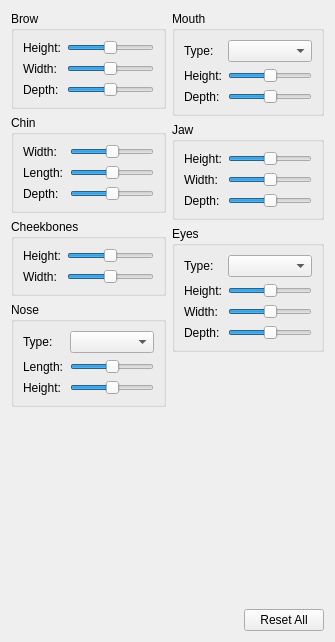
     <widget class="QWidget" name="tabFaceMorphs">
      <attribute name="title">
       <string>Face Morphs</string>
      </attribute>
      <layout class="QGridLayout" name="gridLayout_30" rowstretch="0,0,1">
       <item row="0" column="0" rowspan="2">
        <layout class="QVBoxLayout" name="verticalLayout_17">
         <item>
          <widget class="QGroupBox" name="groupBox_13">
           <property name="title">
            <string>Brow</string>
           </property>
           <layout class="QGridLayout" name="gridLayout_23">
            <item row="0" column="0">
             <widget class="QLabel" name="label_82">
              <property name="text">
               <string>Height:</string>
              </property>
              <property name="buddy">
               <cstring>faceMorphBrowHeight</cstring>
              </property>
             </widget>
            </item>
            <item row="0" column="1">
             <widget class="QSlider" name="faceMorphBrowHeight">
              <property name="minimum">
               <number>-1000</number>
              </property>
              <property name="maximum">
               <number>1000</number>
              </property>
              <property name="orientation">
               <enum>Qt::Horizontal</enum>
              </property>
             </widget>
            </item>
            <item row="1" column="0">
             <widget class="QLabel" name="label_83">
              <property name="text">
               <string>Width:</string>
              </property>
              <property name="buddy">
               <cstring>faceMorphBrowWidth</cstring>
              </property>
             </widget>
            </item>
            <item row="1" column="1">
             <widget class="QSlider" name="faceMorphBrowWidth">
              <property name="minimum">
               <number>-1000</number>
              </property>
              <property name="maximum">
               <number>1000</number>
              </property>
              <property name="orientation">
               <enum>Qt::Horizontal</enum>
              </property>
             </widget>
            </item>
            <item row="2" column="0">
             <widget class="QLabel" name="label_84">
              <property name="text">
               <string>Depth:</string>
              </property>
              <property name="buddy">
               <cstring>faceMorphBrowDepth</cstring>
              </property>
             </widget>
            </item>
            <item row="2" column="1">
             <widget class="QSlider" name="faceMorphBrowDepth">
              <property name="minimum">
               <number>-1000</number>
              </property>
              <property name="maximum">
               <number>1000</number>
              </property>
              <property name="orientation">
               <enum>Qt::Horizontal</enum>
              </property>
             </widget>
            </item>
           </layout>
          </widget>
         </item>
         <item>
          <widget class="QGroupBox" name="groupBox_14">
           <property name="title">
            <string>Chin</string>
           </property>
           <layout class="QGridLayout" name="gridLayout_24">
            <item row="0" column="0">
             <widget class="QLabel" name="label_85">
              <property name="text">
               <string>Width:</string>
              </property>
              <property name="buddy">
               <cstring>faceMorphChinWidth</cstring>
              </property>
             </widget>
            </item>
            <item row="0" column="1">
             <widget class="QSlider" name="faceMorphChinWidth">
              <property name="minimum">
               <number>-1000</number>
              </property>
              <property name="maximum">
               <number>1000</number>
              </property>
              <property name="orientation">
               <enum>Qt::Horizontal</enum>
              </property>
             </widget>
            </item>
            <item row="1" column="0">
             <widget class="QLabel" name="label_86">
              <property name="text">
               <string>Length:</string>
              </property>
              <property name="buddy">
               <cstring>faceMorphChinLength</cstring>
              </property>
             </widget>
            </item>
            <item row="1" column="1">
             <widget class="QSlider" name="faceMorphChinLength">
              <property name="minimum">
               <number>-1000</number>
              </property>
              <property name="maximum">
               <number>1000</number>
              </property>
              <property name="orientation">
               <enum>Qt::Horizontal</enum>
              </property>
             </widget>
            </item>
            <item row="2" column="0">
             <widget class="QLabel" name="label_87">
              <property name="text">
               <string>Depth:</string>
              </property>
              <property name="buddy">
               <cstring>faceMorphChinDepth</cstring>
              </property>
             </widget>
            </item>
            <item row="2" column="1">
             <widget class="QSlider" name="faceMorphChinDepth">
              <property name="minimum">
               <number>-1000</number>
              </property>
              <property name="maximum">
               <number>1000</number>
              </property>
              <property name="orientation">
               <enum>Qt::Horizontal</enum>
              </property>
             </widget>
            </item>
           </layout>
          </widget>
         </item>
         <item>
          <widget class="QGroupBox" name="groupBox_18">
           <property name="title">
            <string>Cheekbones</string>
           </property>
           <layout class="QGridLayout" name="gridLayout_28">
            <item row="0" column="0">
             <widget class="QLabel" name="label_98">
              <property name="text">
               <string>Height:</string>
              </property>
              <property name="buddy">
               <cstring>faceMorphCheekbonesHeight</cstring>
              </property>
             </widget>
            </item>
            <item row="0" column="1">
             <widget class="QSlider" name="faceMorphCheekbonesHeight">
              <property name="minimum">
               <number>-1000</number>
              </property>
              <property name="maximum">
               <number>1000</number>
              </property>
              <property name="orientation">
               <enum>Qt::Horizontal</enum>
              </property>
             </widget>
            </item>
            <item row="1" column="1">
             <widget class="QSlider" name="faceMorphCheekbonesWidth">
              <property name="minimum">
               <number>-1000</number>
              </property>
              <property name="maximum">
               <number>1000</number>
              </property>
              <property name="orientation">
               <enum>Qt::Horizontal</enum>
              </property>
             </widget>
            </item>
            <item row="1" column="0">
             <widget class="QLabel" name="label_99">
              <property name="text">
               <string>Width:</string>
              </property>
              <property name="buddy">
               <cstring>faceMorphCheekbonesWidth</cstring>
              </property>
             </widget>
            </item>
           </layout>
          </widget>
         </item>
         <item>
          <widget class="QGroupBox" name="groupBox_19">
           <property name="title">
            <string>Nose</string>
           </property>
           <layout class="QGridLayout" name="gridLayout_29">
            <item row="1" column="1">
             <widget class="QSlider" name="faceMorphNoseLength">
              <property name="minimum">
               <number>-1000</number>
              </property>
              <property name="maximum">
               <number>1000</number>
              </property>
              <property name="orientation">
               <enum>Qt::Horizontal</enum>
              </property>
             </widget>
            </item>
            <item row="2" column="0">
             <widget class="QLabel" name="label_101">
              <property name="text">
               <string>Height:</string>
              </property>
              <property name="buddy">
               <cstring>faceMorphNoseHeight</cstring>
              </property>
             </widget>
            </item>
            <item row="2" column="1">
             <widget class="QSlider" name="faceMorphNoseHeight">
              <property name="minimum">
               <number>-1000</number>
              </property>
              <property name="maximum">
               <number>1000</number>
              </property>
              <property name="orientation">
               <enum>Qt::Horizontal</enum>
              </property>
             </widget>
            </item>
            <item row="1" column="0">
             <widget class="QLabel" name="label_100">
              <property name="text">
               <string>Length:</string>
              </property>
              <property name="buddy">
               <cstring>faceMorphNoseLength</cstring>
              </property>
             </widget>
            </item>
            <item row="0" column="0">
             <widget class="QLabel" name="label_102">
              <property name="text">
               <string>Type:</string>
              </property>
              <property name="buddy">
               <cstring>faceMorphNoseIndex</cstring>
              </property>
             </widget>
            </item>
            <item row="0" column="1">
             <widget class="QComboBox" name="faceMorphNoseIndex">
              <property name="whatsThis">
               <string>&lt;p&gt;Choose a morph to use for this actor's nose.&lt;/p&gt;
&lt;p&gt;Morphs are defined in two places. The morph itself — the visual change applied to the character's facial geometry — is defined in the &quot;Chargen Morph&quot; file specified by the &quot;Face&quot; HeadPart. Additionally, the actor's Race form specifies — per sex — which of these morphs is actually enabled for use by actors.&lt;/p&gt;</string>
              </property>
             </widget>
            </item>
           </layout>
          </widget>
         </item>
        </layout>
       </item>
       <item row="0" column="1">
        <layout class="QVBoxLayout" name="verticalLayout_18">
         <item>
          <widget class="QGroupBox" name="groupBox_17">
           <property name="title">
            <string>Mouth</string>
           </property>
           <layout class="QGridLayout" name="gridLayout_27">
            <item row="0" column="0">
             <widget class="QLabel" name="label_95">
              <property name="text">
               <string>Type:</string>
              </property>
              <property name="buddy">
               <cstring>faceMorphMouthIndex</cstring>
              </property>
             </widget>
            </item>
            <item row="1" column="0">
             <widget class="QLabel" name="label_96">
              <property name="text">
               <string>Height:</string>
              </property>
              <property name="buddy">
               <cstring>faceMorphMouthHeight</cstring>
              </property>
             </widget>
            </item>
            <item row="1" column="1">
             <widget class="QSlider" name="faceMorphMouthHeight">
              <property name="minimum">
               <number>-1000</number>
              </property>
              <property name="maximum">
               <number>1000</number>
              </property>
              <property name="orientation">
               <enum>Qt::Horizontal</enum>
              </property>
             </widget>
            </item>
            <item row="2" column="0">
             <widget class="QLabel" name="label_97">
              <property name="text">
               <string>Depth:</string>
              </property>
              <property name="buddy">
               <cstring>faceMorphMouthDepth</cstring>
              </property>
             </widget>
            </item>
            <item row="2" column="1">
             <widget class="QSlider" name="faceMorphMouthDepth">
              <property name="minimum">
               <number>-1000</number>
              </property>
              <property name="maximum">
               <number>1000</number>
              </property>
              <property name="orientation">
               <enum>Qt::Horizontal</enum>
              </property>
             </widget>
            </item>
            <item row="0" column="1">
             <widget class="QComboBox" name="faceMorphMouthIndex">
              <property name="whatsThis">
               <string>&lt;p&gt;Choose a morph to use for this actor's mouth and lips.&lt;/p&gt;
&lt;p&gt;Morphs are defined in two places. The morph itself — the visual change applied to the character's facial geometry — is defined in the &quot;Chargen Morph&quot; file specified by the &quot;Face&quot; HeadPart. Additionally, the actor's Race form specifies — per sex — which of these morphs is actually enabled for use by actors.&lt;/p&gt;</string>
              </property>
             </widget>
            </item>
           </layout>
          </widget>
         </item>
         <item>
          <widget class="QGroupBox" name="groupBox_15">
           <property name="title">
            <string>Jaw</string>
           </property>
           <layout class="QGridLayout" name="gridLayout_25">
            <item row="0" column="0">
             <widget class="QLabel" name="label_88">
              <property name="text">
               <string>Height:</string>
              </property>
              <property name="buddy">
               <cstring>faceMorphJawHeight</cstring>
              </property>
             </widget>
            </item>
            <item row="0" column="1">
             <widget class="QSlider" name="faceMorphJawHeight">
              <property name="minimum">
               <number>-1000</number>
              </property>
              <property name="maximum">
               <number>1000</number>
              </property>
              <property name="orientation">
               <enum>Qt::Horizontal</enum>
              </property>
             </widget>
            </item>
            <item row="1" column="0">
             <widget class="QLabel" name="label_89">
              <property name="text">
               <string>Width:</string>
              </property>
              <property name="buddy">
               <cstring>faceMorphJawWidth</cstring>
              </property>
             </widget>
            </item>
            <item row="1" column="1">
             <widget class="QSlider" name="faceMorphJawWidth">
              <property name="minimum">
               <number>-1000</number>
              </property>
              <property name="maximum">
               <number>1000</number>
              </property>
              <property name="orientation">
               <enum>Qt::Horizontal</enum>
              </property>
             </widget>
            </item>
            <item row="2" column="0">
             <widget class="QLabel" name="label_90">
              <property name="text">
               <string>Depth:</string>
              </property>
              <property name="buddy">
               <cstring>faceMorphJawDepth</cstring>
              </property>
             </widget>
            </item>
            <item row="2" column="1">
             <widget class="QSlider" name="faceMorphJawDepth">
              <property name="minimum">
               <number>-1000</number>
              </property>
              <property name="maximum">
               <number>1000</number>
              </property>
              <property name="orientation">
               <enum>Qt::Horizontal</enum>
              </property>
             </widget>
            </item>
           </layout>
          </widget>
         </item>
         <item>
          <widget class="QGroupBox" name="groupBox_16">
           <property name="title">
            <string>Eyes</string>
           </property>
           <layout class="QGridLayout" name="gridLayout_26">
            <item row="2" column="0">
             <widget class="QLabel" name="label_92">
              <property name="text">
               <string>Width:</string>
              </property>
              <property name="buddy">
               <cstring>faceMorphEyesWidth</cstring>
              </property>
             </widget>
            </item>
            <item row="3" column="1">
             <widget class="QSlider" name="faceMorphEyesDepth">
              <property name="minimum">
               <number>-1000</number>
              </property>
              <property name="maximum">
               <number>1000</number>
              </property>
              <property name="orientation">
               <enum>Qt::Horizontal</enum>
              </property>
             </widget>
            </item>
            <item row="2" column="1">
             <widget class="QSlider" name="faceMorphEyesWidth">
              <property name="minimum">
               <number>-1000</number>
              </property>
              <property name="maximum">
               <number>1000</number>
              </property>
              <property name="orientation">
               <enum>Qt::Horizontal</enum>
              </property>
             </widget>
            </item>
            <item row="1" column="1">
             <widget class="QSlider" name="faceMorphEyesHeight">
              <property name="minimum">
               <number>-1000</number>
              </property>
              <property name="maximum">
               <number>1000</number>
              </property>
              <property name="orientation">
               <enum>Qt::Horizontal</enum>
              </property>
             </widget>
            </item>
            <item row="3" column="0">
             <widget class="QLabel" name="label_93">
              <property name="text">
               <string>Depth:</string>
              </property>
              <property name="buddy">
               <cstring>faceMorphEyesDepth</cstring>
              </property>
             </widget>
            </item>
            <item row="1" column="0">
             <widget class="QLabel" name="label_91">
              <property name="text">
               <string>Height:</string>
              </property>
              <property name="buddy">
               <cstring>faceMorphEyesHeight</cstring>
              </property>
             </widget>
            </item>
            <item row="0" column="0">
             <widget class="QLabel" name="label_94">
              <property name="text">
               <string>Type:</string>
              </property>
              <property name="buddy">
               <cstring>faceMorphEyesIndex</cstring>
              </property>
             </widget>
            </item>
            <item row="0" column="1">
             <widget class="QComboBox" name="faceMorphEyesIndex">
              <property name="whatsThis">
               <string>&lt;p&gt;Choose a morph to use for this actor's eyes.&lt;/p&gt;
&lt;p&gt;Morphs are defined in two places. The morph itself — the visual change applied to the character's facial geometry — is defined in the &quot;Chargen Morph&quot; file specified by the &quot;Face&quot; HeadPart. Additionally, the actor's Race form specifies — per sex — which of these morphs is actually enabled for use by actors.&lt;/p&gt;</string>
              </property>
             </widget>
            </item>
           </layout>
          </widget>
         </item>
        </layout>
       </item>
       <item row="1" column="1">
        <spacer name="verticalSpacer_17">
         <property name="orientation">
          <enum>Qt::Vertical</enum>
         </property>
         <property name="sizeHint" stdset="0">
          <size>
           <width>20</width>
           <height>45</height>
          </size>
         </property>
        </spacer>
       </item>
       <item row="2" column="0">
        <spacer name="verticalSpacer_16">
         <property name="orientation">
          <enum>Qt::Vertical</enum>
         </property>
         <property name="sizeHint" stdset="0">
          <size>
           <width>20</width>
           <height>218</height>
          </size>
         </property>
        </spacer>
       </item>
       <item row="2" column="1" alignment="Qt::AlignRight|Qt::AlignBottom">
        <widget class="QPushButton" name="buttonResetFaceMorphs">
         <property name="text">
          <string>Reset All</string>
         </property>
        </widget>
       </item>
      </layout>
     </widget>
